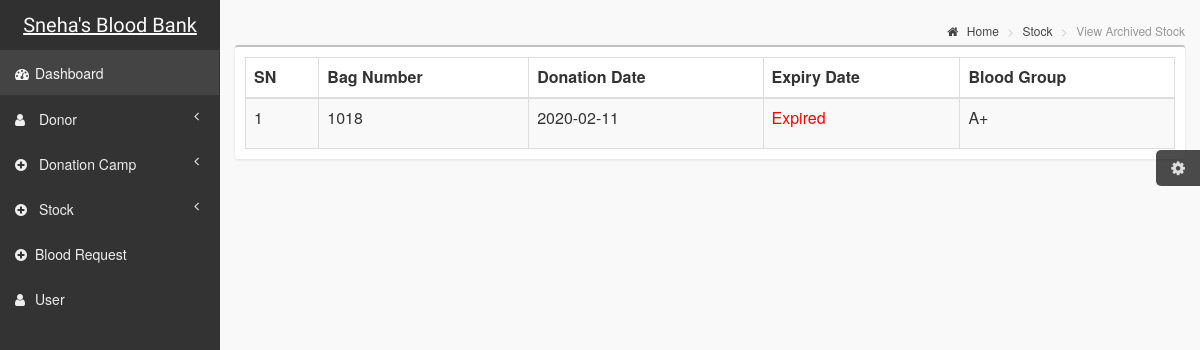
The app's page /admin/view_archive_stock.php with its own data.
### tables this page shows
CREATE TABLE `blood_stock` (
  `blood_stock_id` int(11) NOT NULL,
  `bag_no` int(11) NOT NULL,
  `donate_date` date NOT NULL,
  `expiry_date` date NOT NULL,
  `blood_id` int(11) NOT NULL,
  `archive_stock` varchar(255) NOT NULL DEFAULT 'no'
);

CREATE TABLE `blood` (
  `blood_id` int(11) NOT NULL DEFAULT '0',
  `blood_group_name` varchar(255) NOT NULL
);

### admin/view_archive_stock.php (the view)
<?php
include 'header.php';
include 'sidebar.php';
$stock = "SELECT blood_stock.blood_stock_id as blood_stock_id,bag_no,donate_date,expiry_date,
           blood_stock.blood_id,blood.blood_group_name
            as blood_group
            FROM blood_stock
            JOIN blood ON blood_stock.blood_id = blood.blood_id
            WHERE archive_stock='yes';";
     $view_stock = $connection->prepare($stock);
     $view_stock->execute();
?>
<aside class="right-side">
                <section class="content-header">
                    <ol class="breadcrumb">
                        <li><a href="#"><i class="fa fa-home"></i> Home</a></li>
                        <li><a href="#">Stock</a></li>
                        <li class="active">View Archived Stock</li>
                    </ol>
                </section>
                <section class="content">
                    <div class="row">
                        <div class="col-xs-12">
                            <div class="box">
                                <div class="box-body table-responsive">
                                    <table id="example1" class="table table-bordered table-striped">
                                        <thead>
                                        <tr>
                                            <th>SN</th>
                                            <th>Bag Number</th>
                                            <th>Donation Date</th>
                                            <th>Expiry Date</th>
                                            <th>Blood Group</th>
                                        </tr>
                                        </thead>
                                        <?php
                                        $sn=1;
                                        foreach ($view_stock as $row) {
                                        ?>
                                        <tr>
                                            <td><?php echo $sn++;?></td>
                                            <td><?php echo $row['bag_no'];?></td>
                                            <td><?php echo $row['donate_date'];?></td>
                                            <td>
                                            <?php
                                            $expiry= $row['expiry_date'];
                                            $current= date("Y-m-d");
                                            if($expiry <= $current){
                                            echo "<p style='color:red;'>" . "Expired" . "</p>";
                                            }
                                            else{
                                            echo $row['expiry_date'];
                                            }
                                            ?>
                                            </td>
                                            <td><?php echo $row['blood_group'];?></td>
                                    </tr>
                                <?php }?>
                                </table>
                            </div>
                        </div>
                    </div>
                </div>
            </section>
        </aside>

### css/AdminLTE.css (style rules this page uses)
html, body { overflow-x: hidden!important; font-family: 'Source Sans Pro', sans-serif; -webkit-font-smoothing: antialiased; min-height: 100%; background: #f9f9f9; }
a { color: #3c8dbc; }
.right-side, .left-side { min-height: 100%; display: block; }
.right-side { background-color: #f9f9f9; margin-left: 220px; }
.content { padding: 20px 15px; background: #f9f9f9; }
.table-striped > tbody > tr:nth-child(odd) > td, .table-striped > tbody > tr:nth-child(odd) > th { background-color: #f3f4f5; }
.right-side > .content-header { position: relative; padding: 15px 15px 10px 20px; }
.right-side > .content-header > .breadcrumb { float: right; background: transparent; margin-top: 0px; margin-bottom: 0; font-size: 12px; padding: 7px 5px; position: absolute; top: 15px; right: 10px; -webkit-border-radius: 2px; -moz-border-radius: 2px; border-radius: 2px; }
.right-side > .content-header > .breadcrumb > li > a { color: #444; text-decoration: none; }
.right-side > .content-header > .breadcrumb > li > a > .fa, .right-side > .content-header > .breadcrumb > li > a > .glyphicon, .right-side > .content-header > .breadcrumb > li > a > .ion { margin-right: 5px; }
.right-side > .content-header > .breadcrumb > li + li:before { content: '>\00a0'; }
.box { position: relative; background: #ffffff; border-top: 2px solid #c1c1c1; margin-bottom: 20px; -webkit-border-radius: 3px; -moz-border-radius: 3px; border-radius: 3px; width: 100%; box-shadow: 0px 1px 3px rgba(0, 0, 0, 0.1); }
.box .box-body { padding: 10px; -webkit-border-top-left-radius: 0; -webkit-border-top-right-radius: 0; -webkit-border-bottom-right-radius: 3px; -webkit-border-bottom-left-radius: 3px; -moz-border-radius-topleft: 0; -moz-border-radius-topright: 0; -moz-border-radius-bottomright: 3px; -moz-border-radius-bottomleft: 3px; border-top-left-radius: 0; border-top-right-radius: 0; border-bottom-right-radius: 3px; border-bottom-left-radius: 3px; }
.box .box-body > table, .box .box-body > .table { margin-bottom: 0; }
.box .box-body .table { margin-bottom: 0; }
.skin-black .right-side > .content-header { background: transparent; box-shadow: none; }

### records on screen
blood_stock: bag_no "1018", donate_date "2020-02-11", expiry_date "Expired", blood.blood_group_name "A+"
